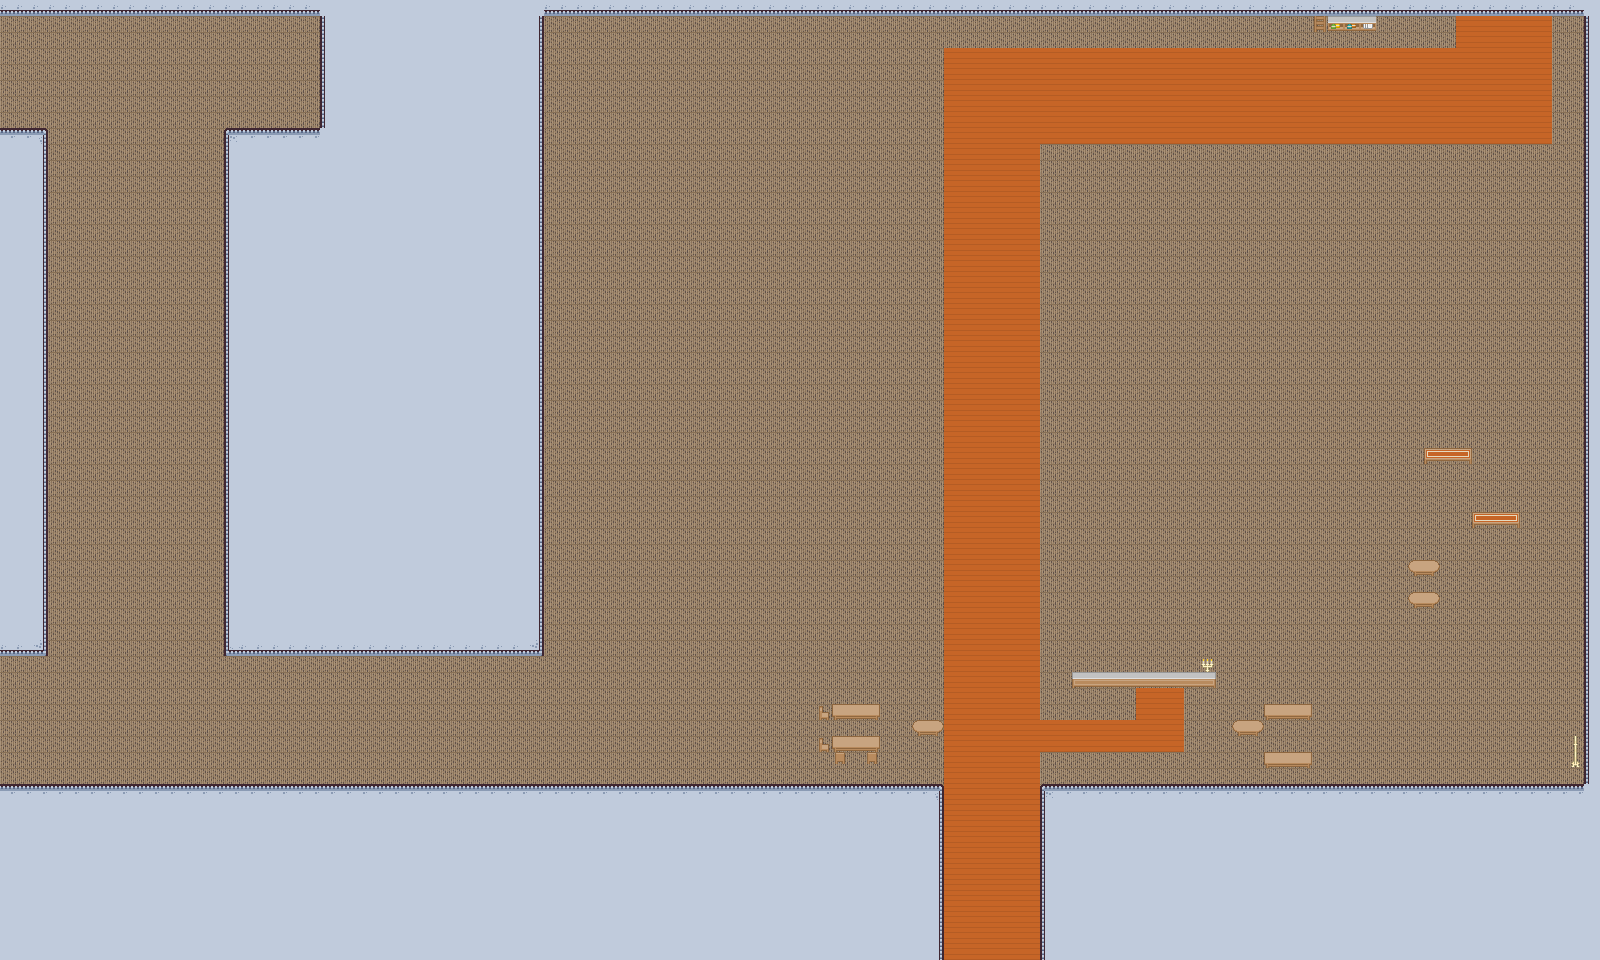

Tiled map render using the project's own tile images. Description and the map definition, with tile-layer contents summarised, below:
An orthogonal 100x60 tile map with 16x16 px tiles, 3 tile layers (Tile Layer 1, Tile Layer 2, Tile Layer 3), 4 tilesets and 12 objects (6x house, 2x player, 5, 6, 2, ...).

<map version="1.10" tiledversion="1.10.2" orientation="orthogonal" renderorder="right-down" width="100" height="60" tilewidth="16" tileheight="16" infinite="0" nextlayerid="5" nextobjectid="12">
 <tileset firstgid="1" source="interior free.tsx" />
 <tileset firstgid="51" source="../graphics/tinytowntest.tsx" />
 <tileset firstgid="183" source="roguelikeIndoor_transparent.tsx" />
 <tileset firstgid="669" source="roguelikeIndoor_transparent.tsx" />
 <layer id="1" name="Tile Layer 1" width="100" height="60">
  <data>[6000 cells, 6000 non-empty, 1 distinct tile ids]</data>
 </layer>
 <layer id="2" name="Tile Layer 2" width="100" height="60">
  <data>[6000 cells, 2654 non-empty, 29 distinct tile ids]</data>
 </layer>
 <objectgroup id="4" name="Object Layer 1">
  <object id="1" name="teleport" type="5" x="1.33333" y="650.667" width="34.6667" height="142.667" />
  <object id="2" name="teleport" type="6" x="1.33333" y="8" width="34.6667" height="126.667" />
  <object id="3" name="house" x="1042.67" y="786.667" width="545.333" height="172" />
  <object id="5" name="house" x="1587.33" y="6.66684" width="12" height="952" />
  <object id="6" name="house" x="4.66667" y="782.667" width="932" height="172" />
  <object id="7" name="house" x="223.333" y="130.667" width="317.333" height="524" />
  <object id="8" name="house" x="324.667" y="4.00013" width="210.667" height="136" />
  <object id="9" name="house" x="3.33333" y="4.00017" width="1593.33" height="9.33303" />
  <object id="10" name="player" x="897" y="428" width="23" height="20" />
  <object id="11" name="teleport" type="2" x="1422.67" y="-1.33333" width="165.333" height="84" />
  <object id="13" name="player" x="965.333" y="861.333" width="25.3333" height="30.6667" />
  <object id="14" name="teleport" type="0" x="913.333" y="900" width="149.333" height="54.6667" />
 </objectgroup>
 <layer id="3" name="Tile Layer 3" width="100" height="60">
  <data>[6000 cells, 1 non-empty, 1 distinct tile ids]</data>
 </layer>
</map>
